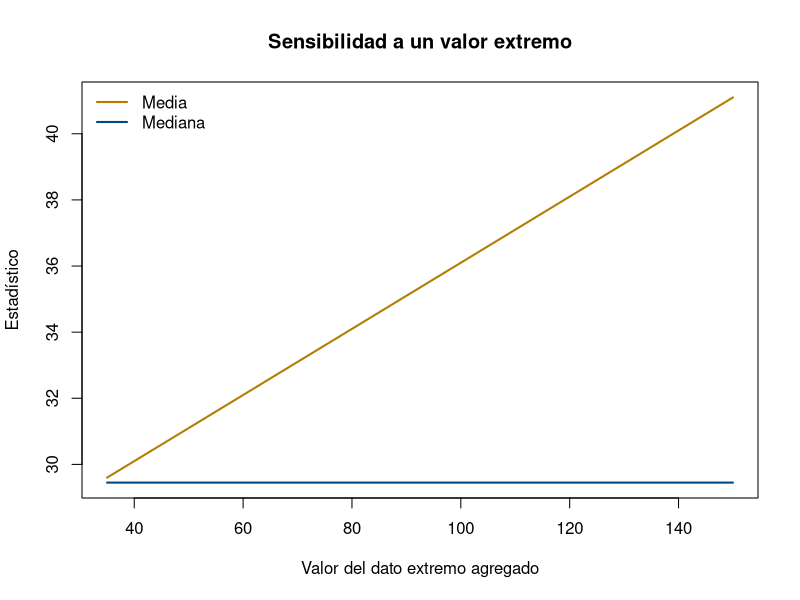

Recreate this plot in R.
## ---- chunk 1
oxigeno <- c(29.5, 49.3, 30.6, 28.2, 28.0, 26.3, 33.9, 29.4, 23.5, 31.6)
mean(oxigeno)
median(oxigeno)
## ---- chunk 2
#| label: fig-media-mediana-outlier
#| fig-cap: "Cómo reaccionan media y mediana ante un valor extremo creciente"
set.seed(7)
base <- c(29.5, 30.6, 28.2, 28.0, 26.3, 33.9, 29.4, 23.5, 31.6)
extremos <- seq(35, 150, by = 5)

medias <- sapply(extremos, function(e) mean(c(base, e)))
medianas <- sapply(extremos, function(e) median(c(base, e)))

plot(extremos, medias, type = "l", col = "#B37D00", lwd = 2,
     ylim = range(c(medias, medianas)),
     xlab = "Valor del dato extremo agregado", ylab = "Estadístico",
     main = "Sensibilidad a un valor extremo")
lines(extremos, medianas, col = "#004B85", lwd = 2)
legend("topleft", legend = c("Media", "Mediana"), col = c("#B37D00", "#004B85"), lwd = 2, bty = "n")
## ---- chunk 3
oxigeno <- c(29.5, 49.3, 30.6, 28.2, 28.0, 26.3, 33.9, 29.4, 23.5, 31.6)
mean(oxigeno)
median(oxigeno)
mean(oxigeno, trim = 0.20)  # media truncada al 20%
## ---- chunk 4
tension <- c(113.4, 116.5, 116.9, 117.2, 117.4, 117.6,
             118.1, 118.5, 119.2, 120.1, 122.1, 125.0)
mean(tension)
median(tension)  # deberían quedar muy cerca
## ---- chunk 5
defectos <- c(0,0,0,0,0, 1,1,1,1,1,1,1,1,
              2,2,2,2,2,2,2,2,2,2,2,2,
              3,3,3,3,3,3,3,3,3,3,3,3,
              4,4,4,4,4,4, 5,5,5, 6,6,6, 7, 8)
table(defectos)  # busca las dos modas
## ---- chunk 6
grietas <- c(1.25, 1.31, 1.38, 1.48, 1.59, 1.63, 1.66, 1.70, 1.78, 1.81, 2.21)
mean(grietas)
median(grietas)
## ---- chunk 7
serie_a <- c(3, 5, 6, 6, 6, 8, 9, 9, 11, 14)   # 6 se repite 3 veces
serie_b <- c(3, 5, 6, 8, 9, 11, 14, 16, 18, 19) # ningún valor se repite
serie_c <- c(3, 5, 6, 6, 6, 8, 9, 9, 9, 16)     # 6 y 9 se repiten 3 veces cada uno

moda <- function(x) {
  tabla <- table(x)
  as.numeric(names(tabla)[tabla == max(tabla)])
}

moda(serie_a)  # 6 (unimodal)
moda(serie_b)  # ninguno se repite: la función devuelve los 10 valores, todos con frecuencia 1
moda(serie_c)  # 6 y 9 (bimodal)
## ---- chunk 8
# n impar (5 edades): la mediana es el valor central directo
edades <- c(32, 42, 46, 46, 54)
median(edades)

# n par (12 salarios): la mediana promedia los dos valores centrales
salarios <- c(135, 164, 168, 172, 176, 184, 189, 190, 210, 220, 225, 235)
median(salarios)

# Desde una tabla de frecuencias (31 registros de ingresos por consulta externa)
ingresos <- rep(0:5, times = c(5, 7, 7, 4, 5, 3))
length(ingresos)  # confirma que son 31 registros en total
median(ingresos)
